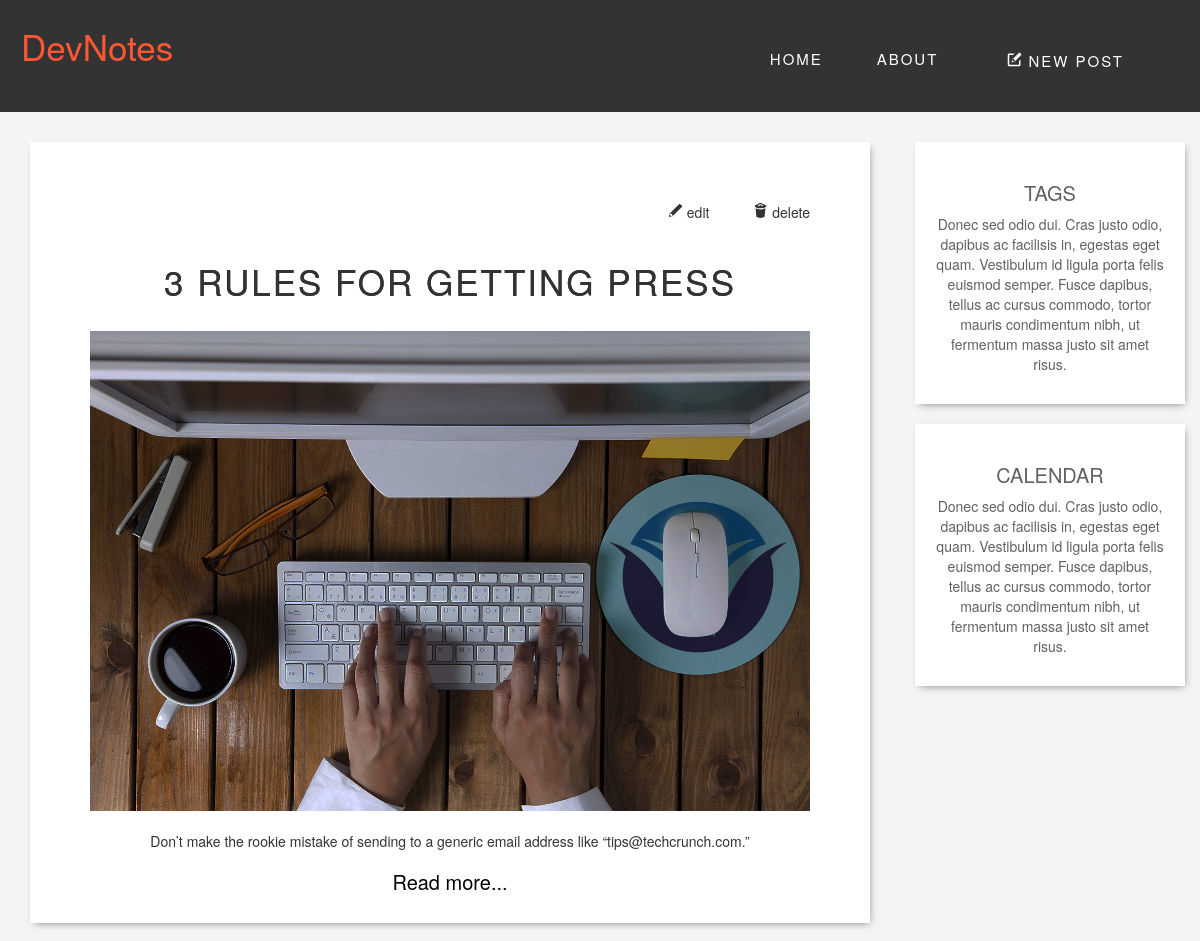
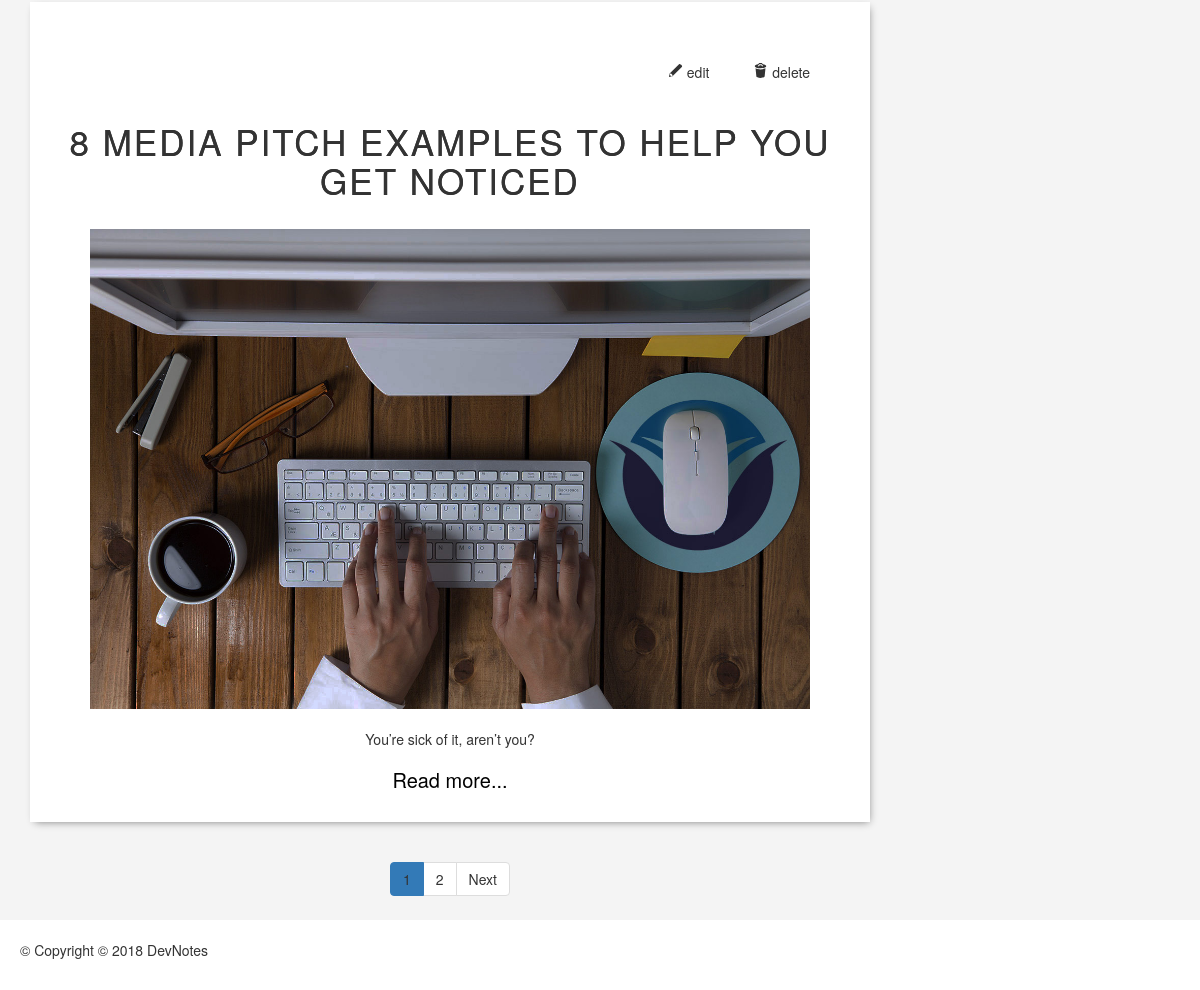
The page /admin/ on the database as committed earlier (2 pictures, top to bottom).
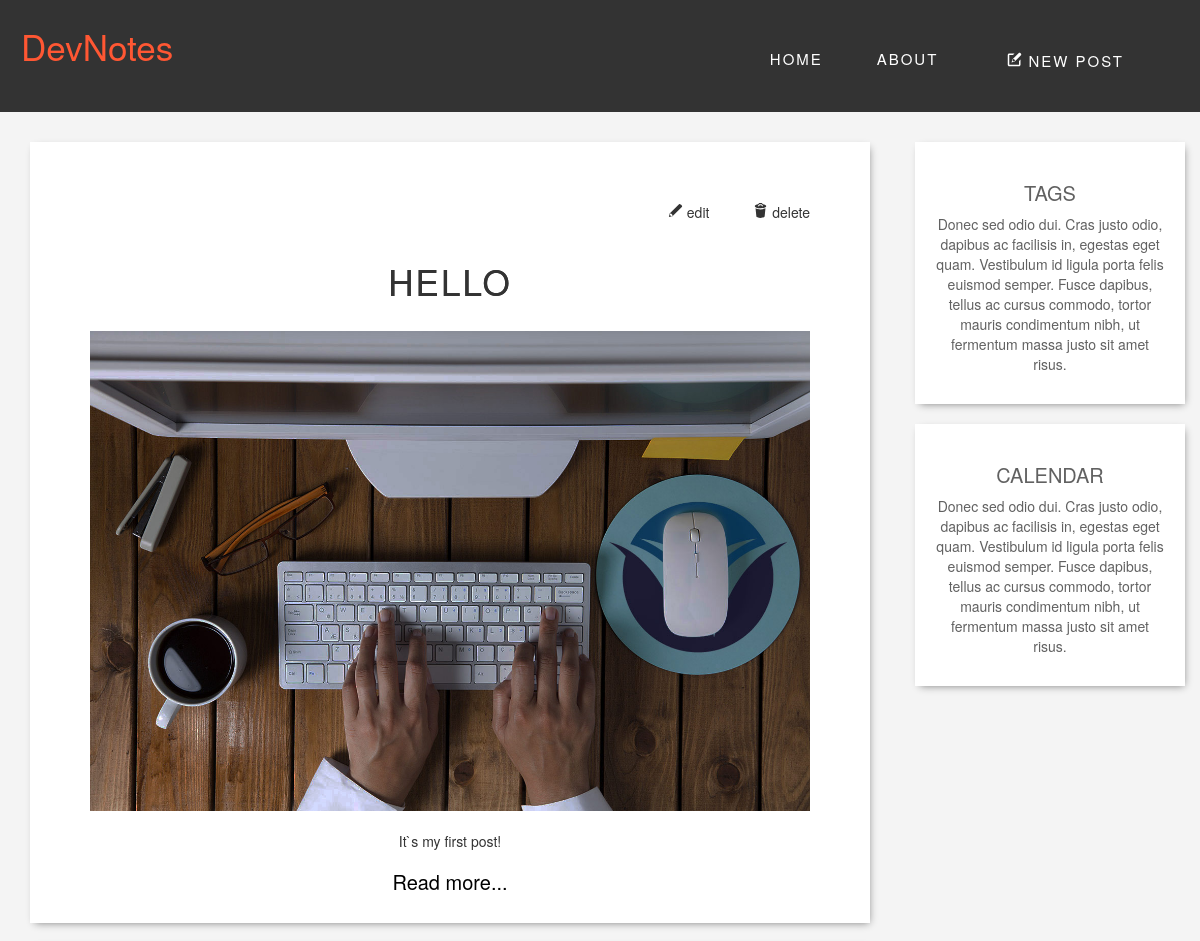
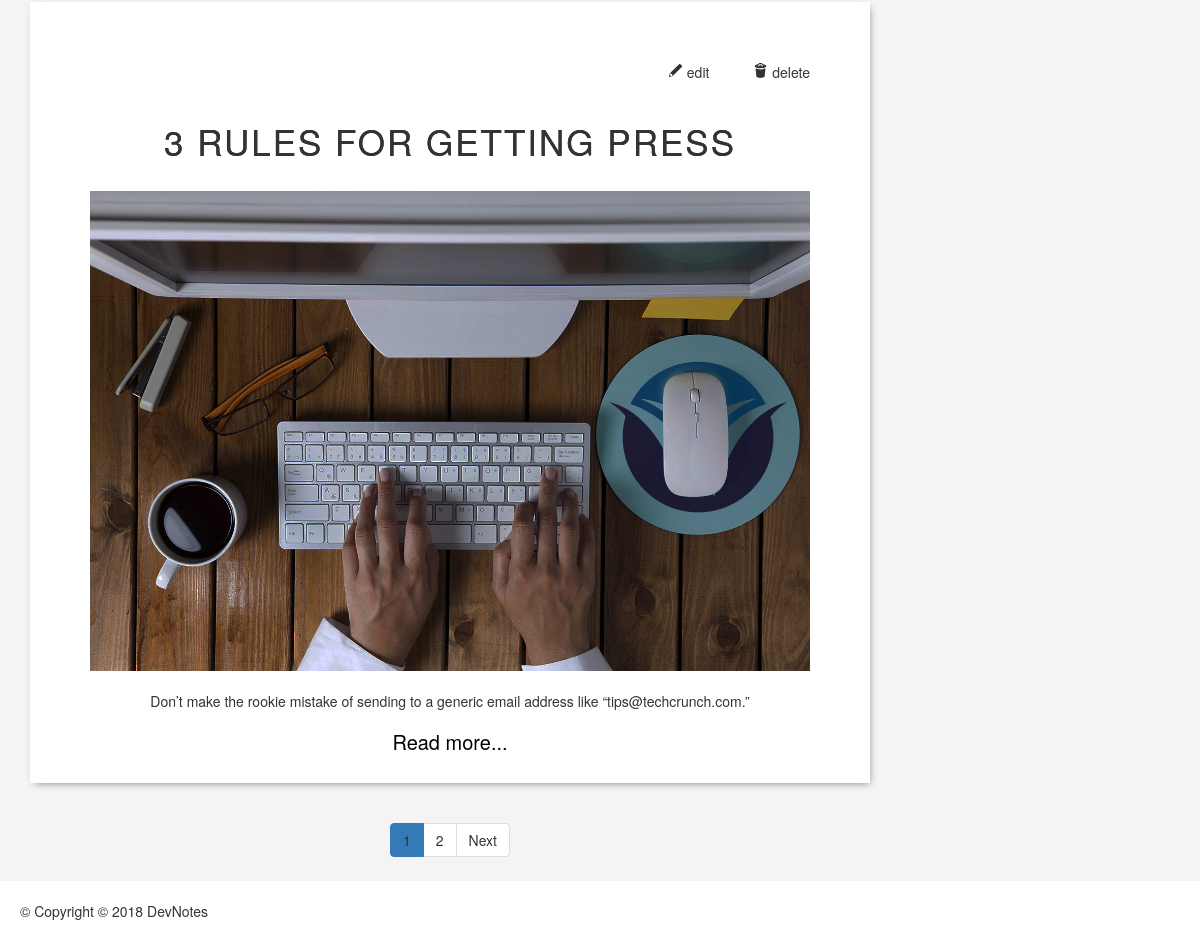
The same page on the database as committed later (2 pictures, top to bottom).
### my_blog/blueprints/blog/models.py (models this page shows, shortened)
class BlogPost(db.Model):
    id = db.Column(db.Integer, primary_key=True)
    title = db.Column(db.String(128))
    date = db.Column(db.DateTime)
    content = db.Column(db.String)
    imagePath = db.Column(db.String)
    @staticmethod
    def blogposts_page(pagenum):
        blogposts = BlogPost.query.order_by(desc(BlogPost.id)).paginate(pagenum, 2 ,error_out=False)
        return blogposts

### my_blog/blueprints/admin/views.py (the view)
@admin.route('/')
def adminhome():
	return render_template('admin.html', blogposts = BlogPost.blogposts_page(1), pagenum = 1, user="admin") #edit

### my_blog/blueprints/admin/templates/admin.html
{% extends "base.html" %}
{% block navbar_admin %}
<div class="navbar-admin">
<a class="navbar-item" href="{{url_for('blog.add')}}">
  <svg class="icon">
    <use xlink:href="{{ url_for('static', filename='img/sprite.svg#icon-new-message') | replace('%23', '#')}}"></use>
  </svg>
  NEW POST</a>
</div>
{% endblock %}

### my_blog/templates/base.html (shortened to what this page needs)
<!doctype html>
 <html class="no-js" lang="">
    <head>
        <link rel="stylesheet" href="{{ url_for('static', filename='css/bootstrap.min.css')}}">
        <link rel="stylesheet" href="{{ url_for('static', filename='css/bootstrap-theme.min.css')}}">
        <link rel="stylesheet" href="{{ url_for('static', filename='css/main.css')}}">
    </head>
    <body>
        <header class="header">
          {% block header %}
          <div class="header--standard">
            <nav class="navbar" role="navigation">
              <a class="navbar__logo" href="{{url_for('main.index')}}">DevNotes</a>
              <div class="navbar-main">
                <a class="navbar-item" href="{{url_for('main.index')}}">HOME</a>
                <a class="navbar-item" href="#">ABOUT</a>
                {% block navbar_admin %}
                {% endblock %}
              </div>
            </nav>
          </div>
          {% endblock %}
        </header>
        <div class="container">
          <div class="row">
            {% block content %}
            <div class="col-md-9 ">
              <div class="main-column">
                <div class="container blog-posts">
                {% with blogposts = blogposts %}
                {% include "blog.html"%}
                {% endwith %}
                </div>
              </div>
            </div>
            {% endblock %}
            {% block sidebar %}
            <aside class="col-md-3">
              <div class="sidebar">
                <div class="tags container">
                  <h2>TAGS</h2>
                  <p>Donec sed odio dui. Cras justo odio, dapibus ac facilisis in, egestas eget quam. Vestibulum id ligula porta felis euismod semper. Fusce dapibus, tellus ac cursus commodo, tortor mauris condimentum nibh, ut fermentum massa justo sit amet risus.</p>
                </div>
                <div class="calendar container">
                  <h2>CALENDAR</h2>
                  <p>Donec sed odio dui. Cras justo odio, dapibus ac facilisis in, egestas eget quam. Vestibulum id ligula porta felis euismod semper. Fusce dapibus, tellus ac cursus commodo, tortor mauris condimentum nibh, ut fermentum massa justo sit amet risus.</p>
                </div>
              </div>
            {% endblock %}
          </aside>
          </div>
    </div>
    <footer class="footer">
      <p>&copy; Copyright © 2018 DevNotes</p>
    </footer>
    </body>
</html>

### my_blog/blueprints/main/templates/blog.html
{% from "pagination_macros.html" import pagination %}
{% if  blogposts.total > 0 %}
{% for blogpost in blogposts.items %}
{% with blogpost = blogpost %}
{% include "blogpost-intro.html"%}
{% endwith %}
{% endfor %}
{% else %}
No posts yet.
{% endif %}
<nav class="Page_navigation" aria-label="Page navigation">
{{ pagination(blogposts) }}
</nav>

### my_blog/blueprints/main/templates/pagination_macros.html (shortened to what this page needs)
{% macro pagination(blogposts) %}
  <ul class="pagination">
    {% for page in blogposts.iter_pages() %}
        {% if page <= (blogposts.page | int) +2 and page >= (blogposts.page | int) -2 %}
          {% if page == blogposts.page  %}
          <li class="page-item active" ><a class="page-link" href="#">{{blogposts.page}}<span class="sr-only">(current)</span></a></li>
          {% else %}
          <li class="page-item"><a class="page-link" href="{{url_for('main.page', pagenum=page)}}">{{page}}</a></li>
          {% endif %}
        {% endif %}
      {% endfor %}
    {% if blogposts.has_next %}
    <li class="page-item"><a class="page-link" href="{{url_for('main.page', pagenum=blogposts.next_num)}}">Next</a></li>
    {% endif %}
  </ul>
{% endmacro %}

### my_blog/blueprints/main/templates/blogpost-intro.html
<div class="card blog-post container" >
 {% if user == 'admin' %}
 <div class="editposts">
     <a href="{{url_for('blog.edit', post_id=blogpost.id)}}">
       <svg class="icon">
         <use xlink:href="{{ url_for('static', filename='img/sprite.svg#icon-edit') | replace('%23', '#')}}"></use>
       </svg> edit
     </a>
     <a href="{{url_for('blog.delete', post_id=blogpost.id)}}">
       <svg class="icon">
         <use xlink:href="{{ url_for('static', filename='img/sprite.svg#icon-trash') | replace('%23', '#')}}"></use>
       </svg> delete
     </a>
 </div>
 {% endif %}
  <div class="card-block blog-post__content">
    <h4 class="card-title"><a class="blog-post__title" href="{{url_for('blog.read', post_title=blogpost.title)}}">{{blogpost.title}}</a></h4>
    <img class="card-img-top blog-post__picture" src="{{url_for('static', filename=blogpost.imagePath)}}" alt="Blogpost background image">
    <p class="card-text blog-post__text">{{blogpost.content}}</p>
    <a href="{{url_for('blog.read', post_title=blogpost.title)}}" class="btn blog-post__link">Read more...</a>
  </div>
</div>

### my_blog/static/css/main.css (style rules this page uses)
html { font-size: 62.5%; }
body { background:#F4F4F4; margin:0; }
.container { width:auto; box-sizing: border-box; }
header { vertical-align: middle; margin-bottom: 1rem; }
.header--standard { height: 14vh; background: #333; }
.navbar { position:absolute; top:0; width: 100%; z-index: 9999; margin-bottom: 0; vertical-align: middle; padding:2rem; }
.navbar-main, .navbar-admin { display: inline-block; padding:1.5rem; height:100%; vertical-align: middle; }
.header--standard .navbar-main { float: right; }
.navbar-item { height: 5rem; padding: 2.5rem; font-size: 18px; line-height: 20px; color: white; font-size: 1.5rem; letter-spacing: 2px; }
.navbar__logo { display:inline-block; text-align: left; color:#FF5733; font-size:3.5rem; }
.sidebar > div, .blog-post { margin:2rem 0rem; text-align: center; box-shadow: 2px 3px 8px -3px grey; background:#FFFFFF; padding:2rem; box-sizing: border-box; }
.blog-post__title { text-transform: uppercase; font-size:3.5rem; letter-spacing: 2px; text-align: center; margin:3rem 0rem 0rem; }
.blog-post__title:link, .blog-post__title:visited, .blog-post__title:active { color: inherit; text-decoration: none; transition: all .1s; transform: scale(1); text-shadow: 0px 0px 0px; }
.blog-post__picture { max-width:90%; margin:2rem; }
.blog-post__link { color: black; font-size: 2rem; }
.Page_navigation { text-align: center; }
.Page_navigation a.page-link { color: #333333; }
.editposts { display:block; margin: 2rem; text-align: right; transition: all 0.2s; }
.editposts >* { display: inline-block; padding:2rem; text-align: right; color: inherit; }
.icon { fill: currentColor; height:1.5rem; width:1.5rem; }
.sidebar { color:#616161; text-align: justify; }
.sidebar h2 { font-size:2rem; text-align: center; }
.footer { padding: 2rem; background-color: #FFFFFF; }

Rows that differ between the two databases and show on the page:
no longer on this page (row unchanged): BlogPost: title "8 MEDIA PITCH EXAMPLES TO HELP YOU GET NOTICED", imagePath (picture), content "You’re sick of it, aren’t you?"
added BlogPost: title "HELLO", imagePath (picture), content "It`s my first post!"
